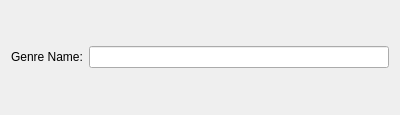
<?xml version="1.0" encoding="UTF-8"?>
<ui version="4.0">
 <class>GenreForm</class>
 <widget class="QWidget" name="GenreForm">
  <property name="geometry">
   <rect>
    <x>0</x>
    <y>0</y>
    <width>400</width>
    <height>115</height>
   </rect>
  </property>
  <property name="windowTitle">
   <string>Form</string>
  </property>
  <layout class="QVBoxLayout" name="verticalLayout">
   <item>
    <layout class="QHBoxLayout" name="horizontalLayout">
     <item>
      <widget class="QLabel" name="label">
       <property name="text">
        <string>Genre Name:</string>
       </property>
      </widget>
     </item>
     <item>
      <widget class="QLineEdit" name="edtGenreName"/>
     </item>
    </layout>
   </item>
  </layout>
 </widget>
 <resources/>
 <connections/>
</ui>
